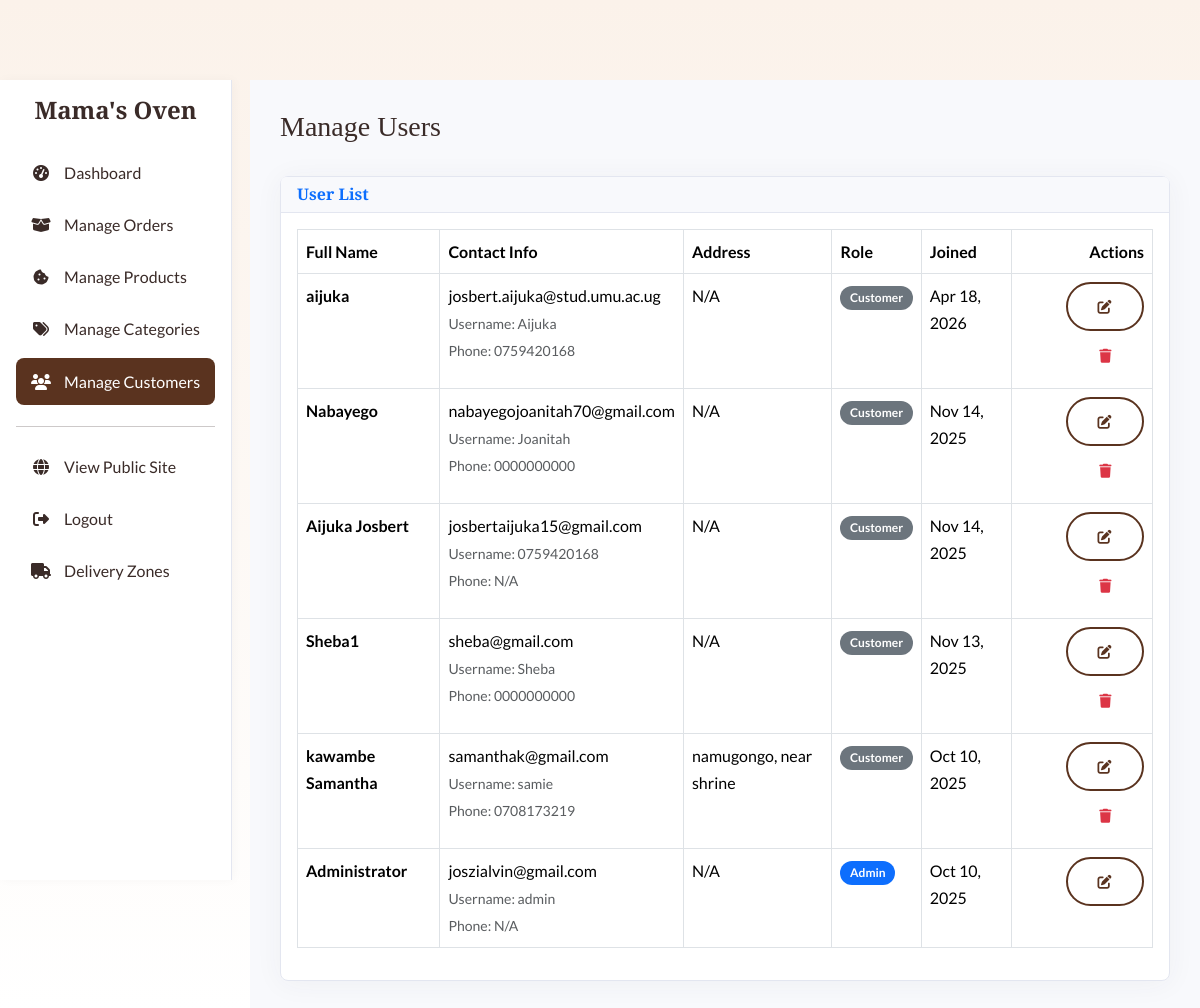
The page /admin/customers.php (signed in) on the database its author committed.
### tables this page shows
CREATE TABLE `users` (
  `id` int(11) NOT NULL AUTO_INCREMENT,
  `username` varchar(50) NOT NULL,
  `email` varchar(100) NOT NULL,
  `password` varchar(255) NOT NULL,
  `full_name` varchar(100) NOT NULL,
  `phone` varchar(30) NOT NULL DEFAULT '',
  `address` varchar(255) DEFAULT NULL,
  `role` enum('admin','customer') NOT NULL DEFAULT 'customer',
  `created_at` timestamp NULL DEFAULT current_timestamp(),
  `verification_code` varchar(10) DEFAULT NULL,
  `is_verified` tinyint(1) DEFAULT 0,
  PRIMARY KEY (`id`),
  UNIQUE KEY `username` (`username`),
  UNIQUE KEY `email` (`email`)
);

### admin/customers.php (the view, shortened to what this page needs)
<?php
require_once __DIR__ . '/includes/header.php';
$errors = [];
try {
    $stmt = $pdo->query("SELECT id, username, email, full_name, phone, address, role, created_at FROM users ORDER BY created_at DESC");
    $users = $stmt->fetchAll();
} catch (PDOException $e) {
    $errors[] = "Could not fetch users: " . $e->getMessage();
    $users = [];
}
?>
<div class="d-flex justify-content-between align-items-center mb-4">
    <h1 class="h3">Manage Users</h1>
</div>
<div class="card shadow">
    <div class="card-header">
        <h6 class="m-0 font-weight-bold text-primary">User List</h6>
    </div>
    <div class="card-body">
        <div class="table-responsive">
            <table class="table table-bordered table-hover" id="customersTable" width="100%" cellspacing="0">
                <thead>
                    <tr>
                        <th>Full Name</th>
                        <th>Contact Info</th>
                        <th>Address</th>
                        <th>Role</th>
                        <th>Joined</th>
                        <th class="text-end">Actions</th>
                    </tr>
                </thead>
                <tbody>
                    <?php if (empty($users)): ?>
                        <tr>
                            <td colspan="6" class="text-center">No users found.</td>
                        </tr>
                    <?php else: ?>
                        <?php foreach ($users as $user): ?>
                        <tr>
                            <td><strong><?php echo htmlspecialchars($user['full_name']); ?></strong></td>
                            <td>
                                <?php echo htmlspecialchars($user['email']); ?><br>
                                <small class="text-muted">Username: <?php echo htmlspecialchars($user['username']); ?></small><br>
                                <small class="text-muted">Phone: <?php echo htmlspecialchars($user['phone'] ?: 'N/A'); ?></small>
                            </td>
                            <td><?php echo htmlspecialchars($user['address'] ?: 'N/A'); ?></td>
                            <td>
                                <?php if ($user['role'] === 'admin'): ?>
                                    <span class="badge bg-primary">Admin</span>
                                <?php else: ?>
                                    <span class="badge bg-secondary">Customer</span>
                                <?php endif; ?>
                            </td>
                            <td><?php echo date('M d, Y', strtotime($user['created_at'])); ?></td>
                            <td class="text-end">
                                <a href="edit_customer.php?id=<?php echo $user['id']; ?>" class="btn btn-sm btn-outline-primary" title="Edit">
                                    <i class="fas fa-edit"></i>
                                </a>
                                <?php if ($user['id'] != $_SESSION['user_id']): ?>
                                <a href="javascript:void(0);" onclick="confirmDelete('customers.php?action=delete&id=<?php echo $user['id']; ?>')" class="btn btn-sm btn-outline-danger" title="Delete">
                                    <i class="fas fa-trash"></i>
                                </a>
                                <?php endif; ?>
                            </td>
                        </tr>
                        <?php endforeach; ?>
                    <?php endif; ?>
                </tbody>
            </table>
        </div>
    </div>
</div>
<?php require_once __DIR__ . '/includes/footer.php'; ?>

### assets/css/style.css (style rules this page uses)
:root { --font-heading: 'Playfair Display', serif; --font-body: 'Lato', sans-serif; --color-primary: #5A331F; --color-secondary: #F5D1B1; --color-background: #FBF2EA; --color-text: #3A2B28; --color-text-light: #867670; --color-accent: #F39C6A; --color-white: #FFFFFF; --color-border: #EAD6C4; --color-success: #5D9C59; --color-danger: #DF2E38; }
body { font-family: var(--font-body); color: var(--color-text); background-color: var(--color-background); padding-top: 80px; line-height: 1.7; }
h1, h2, h3, h4, h5, h6 { font-family: var(--font-heading); font-weight: 700; color: var(--color-text); }
a { color: var(--color-primary); text-decoration: none; transition: color 0.3s ease; }
.btn { font-weight: 700; padding: 12px 30px; border-radius: 50px; border: 2px solid transparent; transition: all 0.3s ease; letter-spacing: 0.5px; }
.btn-outline-primary { border-color: var(--color-primary); color: var(--color-primary); }
.card.shadow { border: none; border-radius: 15px; box-shadow: 0 10px 40px rgba(0,0,0,0.08) !important; }
.btn-outline-primary { border-color: #5A331F; color: #5A331F; background-color: #FFF; }
.stock-badge, .badge, .status-badge { border-radius: 12px; padding: 0.5em 0.8em; font-weight: bold; }
body { background: linear-gradient(to bottom, #FBF2EA 0%, #FFFFFF 100%); min-height: 100vh; }
.admin-main-content .card { border: 1px solid #e3e6f0; border-radius: 0.5rem; box-shadow: 0 0.15rem 1.75rem 0 rgba(58, 59, 69, 0.05) !important; }
.admin-main-content .card-header { background-color: #f8f9fc; border-bottom: 1px solid #e3e6f0; }

### rows shown on the page
users: full_name "aijuka", email "josbert.aijuka@stud.umu.ac.ug", username "Aijuka", phone "0759420168", address "N/A", role "Customer", created_at "Apr 18, 2026"
users: full_name "Nabayego", email "nabayegojoanitah70@gmail.com", username "Joanitah", phone "0000000000", address "N/A", role "Customer", created_at "Nov 14, 2025"
users: full_name "Aijuka Josbert", email "josbertaijuka15@gmail.com", username "0759420168", phone "N/A", address "N/A", role "Customer", created_at "Nov 14, 2025"
users: full_name "Sheba1", email "sheba@gmail.com", username "Sheba", phone "0000000000", address "N/A", role "Customer", created_at "Nov 13, 2025"
users: full_name "kawambe Samantha", email "samanthak@gmail.com", username "samie", phone "0708173219", address "namugongo, near shrine", role "Customer", created_at "Oct 10, 2025"
users: full_name "Administrator", email "joszialvin@gmail.com", username "admin", phone "N/A", address "N/A", role "Admin", created_at "Oct 10, 2025"

### other values the page prints
SITE_NAME "Mama's Oven"
